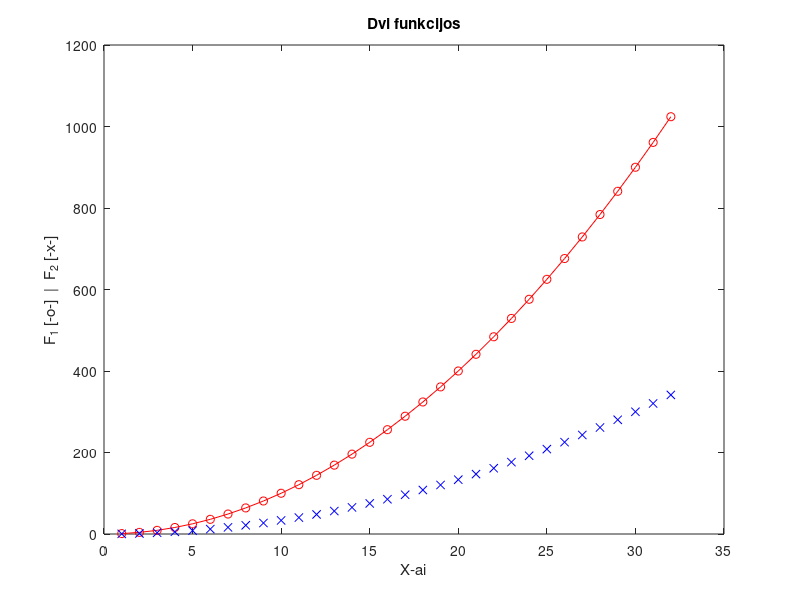

MATLAB code for this plot:
% Elvinas Bražionis EDIf-25/2
% Laboratorinis darbas atliktas: 2025-09-20

x = 1:32;
y = x.^2;
N = 0;
Vector = N+1:0.5:N+4;
seq = N:1:N+8
A = reshape(seq,3,3).';

plot(x, y, "o-r", x, y/3, "xb")
title('Dvi funkcijos')
xlabel("X-ai")
ylabel('F_1 [-o-]  |  F_2 [-x-]')
disp(A)

a = A(3,2)
b = A(2:3,1:2)
c = A([1 3], [1 3])

B = A + Vector(1:3)
